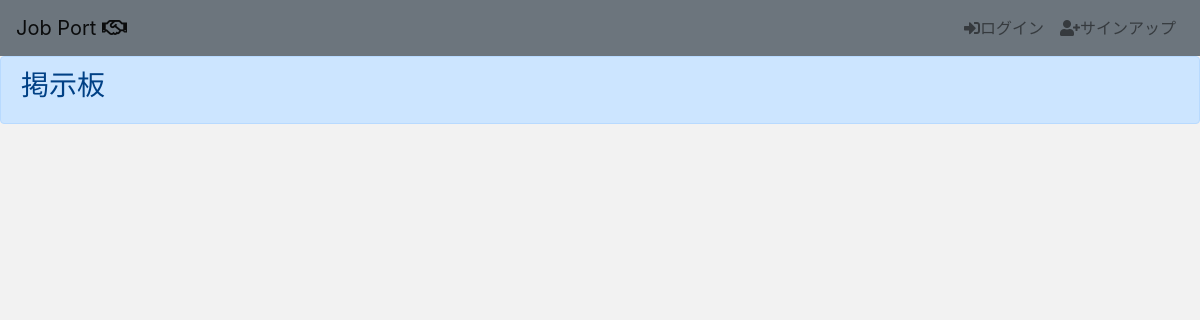
Before: /jpapp/boards/ with the older database file.
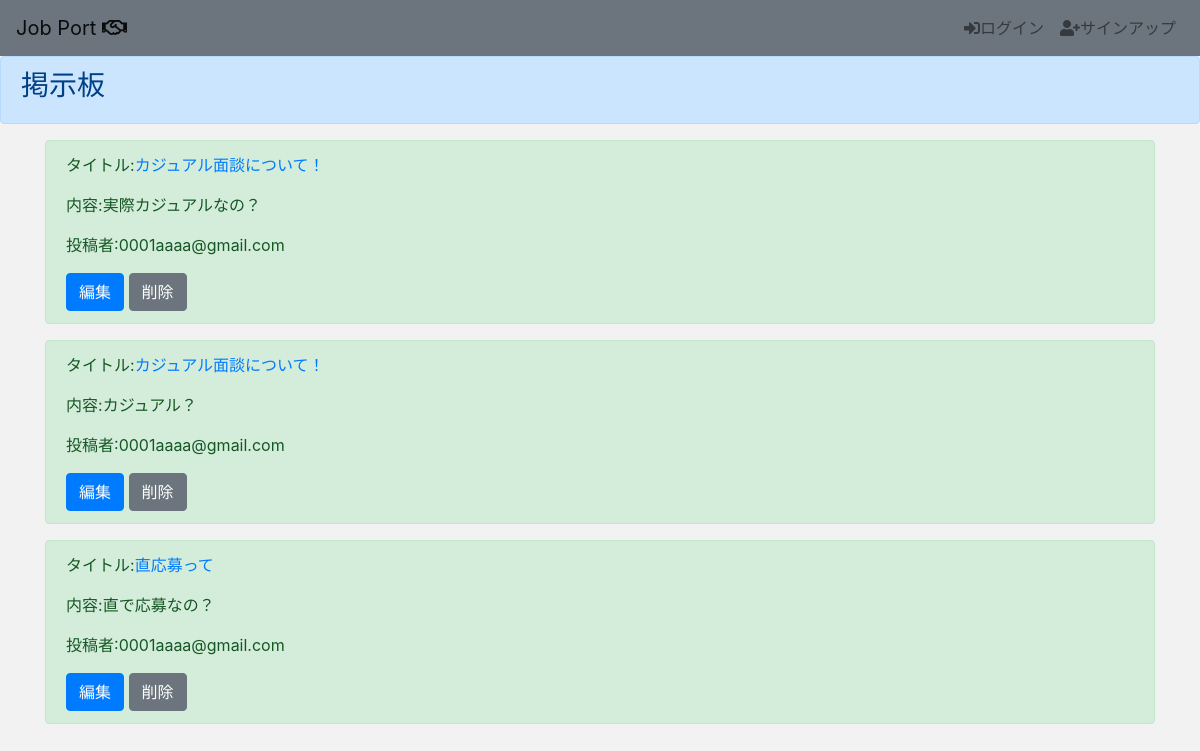
After: the same page with the newer database file.
### jpapp/models.py (models this page shows, shortened)
class Board(models.Model):
    board_title = models.CharField(max_length=100)
    board_content = models.TextField()
    user = models.ForeignKey(User, on_delete=models.CASCADE)

### jpapp/views.py (the view)
# urls.py: path('boards/', boards_list, name='boards_list'),
def boards_list(request):
    object_list = Board.objects.all()
    return render(request, 'jpapp/boards/list.html', {'object_list':object_list})

### templates/jpapp/boards/list.html
{% extends "jpapp/base.html" %}
{% block content %}
<div class="alert alert-primary" role="alert">
    <h3>掲示板</h3>
</div>
<div class="container">
  {% for item in object_list %}
  <div class="alert alert-success" role="alert">
    <p>タイトル:<a href="{% url 'jpapp:boards_detail' item.pk %}">{{ item.board_title }}</a></p>
    <p>内容:{{ item.board_content }}</p>
    <p>投稿者:{{ item.user }}</p>
    <a href="{% url 'jpapp:boards_update' item.pk %}" class="btn btn-primary" role="button" aria-pressed="true">編集</a>
    <a href="{% url 'jpapp:boards_delete' item.pk %}" class="btn btn-secondary" role="button" aria-pressed="true">削除</a>
  </div>
  {% endfor %}
</div>
{% endblock %}

### templates/jpapp/base.html (shortened to what this page needs)
{% load static %}
<!doctype html>
<html lang="ja">
  <head>
    <link rel="stylesheet" href="https://stackpath.bootstrapcdn.com/bootstrap/4.3.1/css/bootstrap.min.css">
    <link href="https://use.fontawesome.com/releases/v5.6.1/css/all.css" rel="stylesheet">
    <link rel="stylesheet" type="text/css" href="{% static 'jpapp/custom.css' %}">
    <link href="https://use.fontawesome.com/releases/v5.6.1/css/all.css" rel="stylesheet">
  </head>
  <body>
    <header>
      <nav class="navbar navbar-expand-lg navbar-light bg-secondary">
        <a class="navbar-brand" href="{% url 'jpapp:index' %}">Job Port <i class="far fa-handshake"></i></a>
        <div class="collapse navbar-collapse" id="navbarSupportedContent">
          <ul class="navbar-nav">
            {% if request.user.is_authenticated %}
            <li class="nav-item">
              <a class="nav-link" href="{% url 'jpapp:users_detail' request.user.pk %}"><i class="fas fa-user-circle"></i>{{ request.user.username }}</a>
            </li>
            <li class="nav-item">
              <a class="nav-link" href="{% url 'jpapp:companies_list' %}"><i class="far fa-building"></i>企業一覧</a>
            </li>
            <li class="nav-item">
              <a class="nav-link" href="{% url 'jpapp:tasks_list' %}"><i class="fas fa-tasks"></i>タスク一覧</a>
            </li>
            <li class="nav-item">
              <a class="nav-link" href="{% url 'jpapp:boards_list' %}"><i class="fas fa-users"></i>ボード一覧</a>
            </li>
            <li class="nav-item">
              <a class="nav-link" href="{% url 'logout' %}"><i class="fas fa-sign-out-alt"></i>ログアウト</a>
            </li>
            {% else %}
            <li class="nav-item">
              <a class="nav-link" href="{% url 'login' %}"><i class="fas fa-sign-in-alt"></i>ログイン</a>
            </li>
            <li class="nav-item">
              <a class="nav-link" href="{% url 'jpapp:signup' %}"><i class="fas fa-user-plus"></i>サインアップ</a>
            </li>
            {% endif %}
          </ul>
        </div>
      </nav>
    </header>
    <main>
      {% block content %}
      {% endblock %}
    </main>
  </body>
</html>

### static/jpapp/custom.css (style rules this page uses)
body { background-color: #F2F2F2; }
nav { background-color: navy; }

Changed rows visible on the page:
added Board: board_title "カジュアル面談について！", board_content "実際カジュアルなの？", user "0001aaaa@gmail.com"
added Board: board_title "カジュアル面談について！", board_content "カジュアル？", user "0001aaaa@gmail.com"
added Board: board_title "直応募って", board_content "直で応募なの？", user "0001aaaa@gmail.com"
